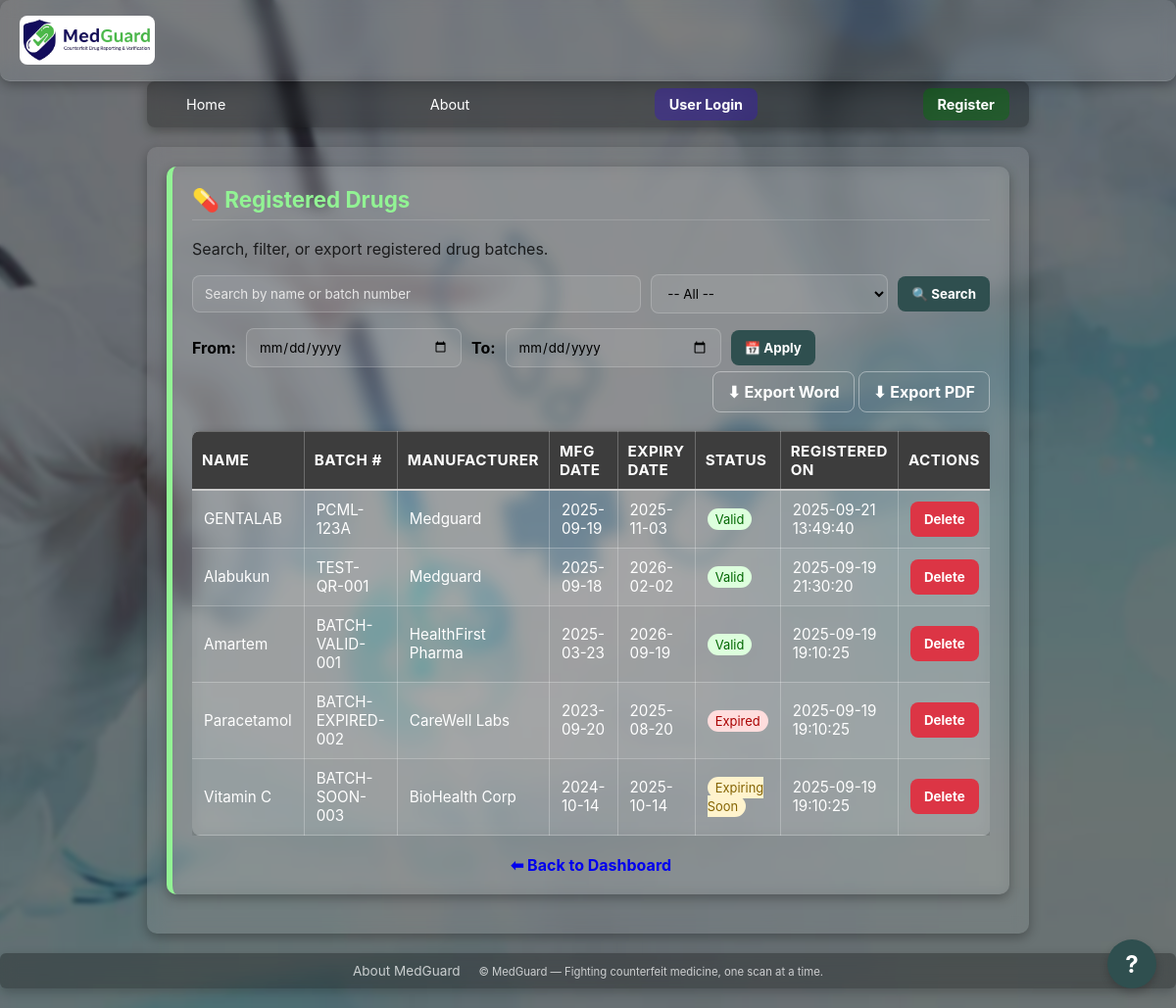
Page /admin/drugs on the earlier database version.
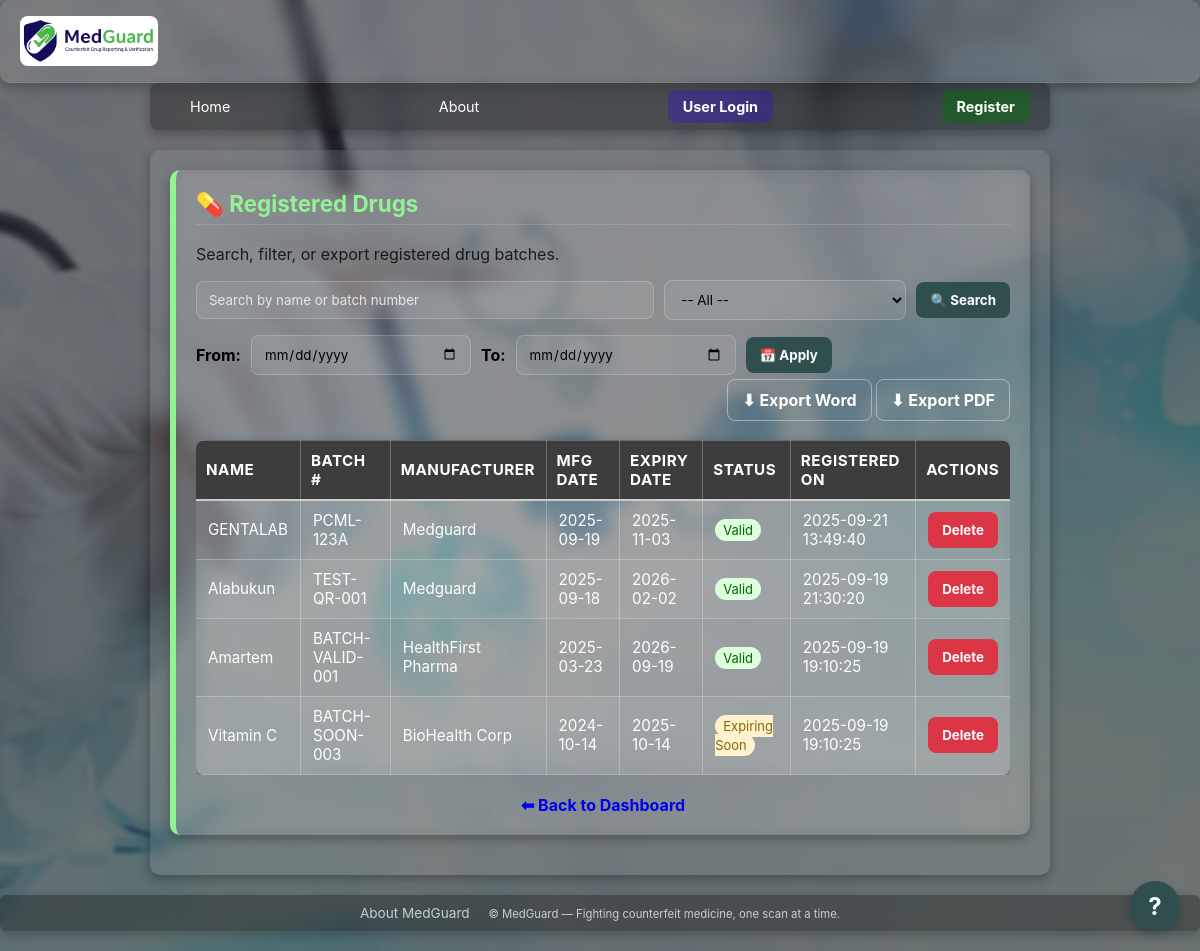
Same page on the later database version.
### tables this page shows
CREATE TABLE drugs (
            id INTEGER PRIMARY KEY AUTOINCREMENT,
            name TEXT NOT NULL,
            batch_number TEXT UNIQUE NOT NULL,
            mfg_date TEXT NOT NULL,
            expiry_date TEXT NOT NULL,
            manufacturer TEXT NOT NULL,
            created_at TEXT DEFAULT (datetime('now'))
        );

### backend/routes/admin.py (the view)
@admin_bp.get("/drugs")
def admin_drugs():
    try:
        conn = get_db()
        search = request.args.get("search", "").strip()
        status = request.args.get("status", "").strip()
        start = request.args.get("start", "").strip()
        end = request.args.get("end", "").strip()
        page = int(request.args.get("page", 1))
        per_page = 20
        offset = (page - 1) * per_page
        base_query = "FROM drugs WHERE 1=1"
        params = []
        if search:
            base_query += " AND (name LIKE ? OR batch_number LIKE ?)"
            params.extend([f"%{search}%", f"%{search}%"])
        if status == "valid":
            base_query += " AND date(expiry_date) >= date('now','localtime')"
        elif status == "expired":
            base_query += " AND date(expiry_date) < date('now','localtime')"
        elif status == "soon":
            base_query += " AND date(expiry_date) BETWEEN date('now','localtime') AND date('now','+30 day','localtime')"
        if start and end:
            base_query += " AND date(created_at) BETWEEN date(?) AND date(?)"
            params.extend([start, end])
        total = conn.execute(f"SELECT COUNT(*) {base_query}", params).fetchone()[0]
        rows = conn.execute(f"""
            SELECT id, name, batch_number, manufacturer, mfg_date, expiry_date, created_at
            {base_query}
            ORDER BY created_at DESC
            LIMIT ? OFFSET ?
        """, params + [per_page, offset]).fetchall()
        total_pages = (total + per_page - 1) // per_page
        return render_template(
            "admin_drugs.html",
            drugs=rows,
            search=search,
            status=status,
            start=start,
            end=end,
            current_date=date.today().isoformat(),
            soon_date=(date.today() + timedelta(days=30)).isoformat(),
            page=page,
            total_pages=total_pages
        )
    except Exception as e:
        print("Error in /drugs:", e)
        traceback.print_exc()
        return jsonify({"error": f"Server error: {str(e)}"}), 500

### backend/database.py (called while the page is built)
def get_db():
    if "db" not in g:
        conn = sqlite3.connect(
            cfg.DB_PATH,
            detect_types=sqlite3.PARSE_DECLTYPES,
            timeout=10
        )
        conn.row_factory = sqlite3.Row
        conn.execute("PRAGMA journal_mode=WAL;")
        g.db = conn
    return g.db

### frontend/templates/admin_drugs.html (shortened to what this page needs)
{% extends "base.html" %}
{% block content %}
<div class="panel" style="color:#000;">
  <h2>💊 Registered Drugs</h2>
  <p style="opacity:0.8;">Search, filter, or export registered drug batches.</p>
  <form method="get" action="{{ url_for('admin_api.admin_drugs') }}" class="filter-form">
    <input type="text" name="search" value="{{ search }}" placeholder="Search by name or batch number" class="input" style="flex:2; min-width:200px; color:#000;">
    <select name="status" class="input" style="flex:1; min-width:150px; color:#000;">
      <option value="">-- All --</option>
    </select>
    <button type="submit" class="btn btn-yellow">🔍 Search</button>
  </form>
  <form method="get" action="{{ url_for('admin_api.admin_drugs') }}" class="filter-form">
    <label for="start" style="font-weight:bold;">From:</label>
    <input type="date" id="start" name="start" value="{{ start }}" class="input" style="color:#000;">
    <label for="end" style="font-weight:bold;">To:</label>
    <input type="date" id="end" name="end" value="{{ end }}" class="input" style="color:#000;">
    <button type="submit" class="btn btn-yellow">📅 Apply</button>
  </form>
  <div class="export-links">
    <a href="{{ url_for('admin_api.export_drugs_word', search=search, status=status, start=start, end=end) }}" class="btn btn-outline">⬇ Export Word</a>
    <a href="{{ url_for('admin_api.export_drugs_pdf', search=search, status=status, start=start, end=end) }}" class="btn btn-outline">⬇ Export PDF</a>
  </div>
  <div style="overflow-x: auto; -webkit-overflow-scrolling: touch;">
    <table class="table" id="drugs-table" style="width:100%; border-collapse: collapse; margin-top:15px; color:#000;">
      <thead style="background:#f4f4f4;">
        <tr>
          <th style="padding:10px; border-bottom:2px solid #ccc; text-align:left;">Name</th>
          <th style="padding:10px; border-bottom:2px solid #ccc; text-align:left;">Batch #</th>
          <th style="padding:10px; border-bottom:2px solid #ccc; text-align:left;">Manufacturer</th>
          <th style="padding:10px; border-bottom:2px solid #ccc; text-align:left;">Mfg Date</th>
          <th style="padding:10px; border-bottom:2px solid #ccc; text-align:left;">Expiry Date</th>
          <th style="padding:10px; border-bottom:2px solid #ccc; text-align:left;">Status</th>
          <th style="padding:10px; border-bottom:2px solid #ccc; text-align:left;">Registered On</th>
          <th style="padding:10px; border-bottom:2px solid #ccc; text-align:left;">Actions</th>
        </tr>
      </thead>
      <tbody>
        {% for drug in drugs %}
        <tr style="border-bottom:1px solid #eee;">
          <td data-label="Name">{{ drug.name }}</td>
          <td data-label="Batch #">{{ drug.batch_number }}</td>
          <td data-label="Manufacturer">{{ drug.manufacturer }}</td>
          <td data-label="Mfg Date">{{ drug.mfg_date }}</td>
          <td data-label="Expiry Date">{{ drug.expiry_date }}</td>
          <td data-label="Status">
            {% if drug.expiry_date < current_date %}
              <span style="background:#ffdddd; color:#a00; padding:3px 8px; border-radius:12px; font-size:0.85em;">Expired</span>
            {% elif drug.expiry_date <= soon_date %}
              <span style="background:#fff3cd; color:#856404; padding:3px 8px; border-radius:12px; font-size:0.85em;">Expiring Soon</span>
            {% else %}
              <span style="background:#ddffdd; color:#060; padding:3px 8px; border-radius:12px; font-size:0.85em;">Valid</span>
            {% endif %}
          </td>
          <td data-label="Registered On">{{ drug.created_at }}</td>
          <td data-label="Actions">
              <button class="btn delete-btn" data-id="{{ drug.id }}" data-name="{{ drug.name }}">Delete</button>
          </td>
        </tr>
        {% else %}
        <tr>
          <td colspan="8" style="padding:12px; text-align:center; color:#777;">No drugs found.</td>
        </tr>
        {% endfor %}
      </tbody>
    </table>
  </div>
  <div style="margin-top:20px; text-align:center;">
    <a href="{{ url_for('admin_api.admin_dashboard') }}" class="btn">⬅ Back to Dashboard</a>
  </div>
</div>
{% endblock %}

### frontend/templates/base.html (shortened to what this page needs)
<!DOCTYPE html>
<html lang="en">
  <head>
    <link
      rel="stylesheet"
      href="{{ url_for('static', filename='styles.css') }}"
    />
  </head>
  <body>
    <header class="mg-header">
      <img
        src="{{ url_for('static', filename='images/logo.png') }}"
        alt="MedGuard Logo"
        style="height: 50px; border-radius: 8px"
      />
    </header>
    <nav class="navbar container">
      <ul class="nav-list">
        <li class="nav-item"><a href="{{ url_for('root') }}">Home</a></li>
        <li class="nav-item">
          <a href="{{ url_for('about_page') }}">About</a>
        </li>
        {% if session.admin_id %}
        <li class="nav-item">
          <form
            action="{{ url_for('admin_logout') }}"
            method="post"
            style="margin: 0"
          >
            <input type="hidden" name="csrf" value="{{ session.csrf }}" />
            <button
              type="submit"
              class="btn"
              style="background: #dc3545; color: white; width: 100%"
            >
              Admin Logout
            </button>
          </form>
        </li>
        {% else %}
        <li class="nav-item">
          <a
            href="{{ url_for('auth.login') }}"
            class="btn"
            style="background-color: #360fd358"
            >User Login</a
          >
        </li>
        <li class="nav-item">
          <a
            href="{{ url_for('auth.register') }}"
            class="btn"
            style="background-color: #04700774"
            >Register</a
          >
        </li>
        {% endif %}
      </ul>
    </nav>
    <main class="container">{% block content %}{% endblock %}</main>
    <footer class="mg-footer">
      <a
        href="{{ url_for('about_page') }}"
        style="color: #eee; text-decoration: none; margin-right: 15px"
        >About MedGuard</a
      >
      <small
        >© MedGuard — Fighting counterfeit medicine, one scan at a time.</small
      >
    </footer>
    <button id="chat-toggle-btn">?</button>
  </body>
</html>

### frontend/static/styles.css (style rules this page uses)
:root { --mg-green: #2f4f4f; --mg-yellow: #92f394; --mg-white: #ffffff; --mg-red: #b45e19; --mg-success: #28a745; }
* { box-sizing: border-box; font-family: Inter, system-ui, -apple-system, Segoe UI, Roboto, Arial, sans-serif; }
body { margin: 0; background: var(--mg-green); color: var(--mg-white); }
.mg-header { display: flex; align-items: center; justify-content: space-between; gap: 12px; padding: 16px 20px; border-bottom: 1px solid rgba(255, 255, 255, 0.1); }
.container { padding: 20px; max-width: 900px; margin: 0 auto; }
.panel { background: rgba(255, 255, 255, 0.05); border-radius: 12px; padding: 20px; margin-bottom: 20px; box-shadow: 0 4px 12px rgba(0, 0, 0, 0.15); border-left: 6px solid var(--mg-yellow); }
.panel h2 { margin-top: 0; color: var(--mg-yellow); font-size: 1.4rem; border-bottom: 1px solid rgba(255, 255, 255, 0.15); padding-bottom: 6px; }
.input { padding: 10px 12px; border-radius: 8px; border: 1px solid rgba(255, 255, 255, 0.2); background: rgba(255, 255, 255, 0.08); color: var(--mg-white); min-width: 220px; }
.input::placeholder { color: #e7e7e7; }
.btn { cursor: pointer; border: none; border-radius: 8px; padding: 10px 14px; font-weight: 700; transition: all 0.2s ease; text-decoration: none !important; }
a.btn { text-decoration: none !important; }
.btn-yellow { background: var(--mg-green); color: #fff; }
.btn-outline { background: transparent; color: var(--mg-white); border: 1px solid rgba(255, 255, 255, 0.4); }
.navbar { padding: 0; position: relative; z-index: 1000; }
.nav-list { list-style: none; padding: 0; margin: 0; display: flex; align-items: center; justify-content: space-between; }
.nav-item a, .nav-item .btn { color: white; text-decoration: none; padding: 10px 15px; display: block; transition: background 0.2s; font-size: 0.9rem; }
.mg-footer { padding: 20px; text-align: center; opacity: 0.75; }
.table { width: 100%; border-collapse: collapse; margin-top: 10px; font-size: 0.95em; background: rgba(255, 255, 255, 0.08); backdrop-filter: blur(8px); border-radius: 8px; overflow: hidden; box-shadow: 0 2px 8px rgba(0, 0, 0, 0.25); }
.table th, .table td { border: 1px solid rgba(255, 255, 255, 0.25); padding: 10px 12px; text-align: left; color: var(--mg-white); }
.table th { background: rgba(0, 0, 0, 0.75); font-weight: bold; text-transform: uppercase; letter-spacing: 0.5px; border-bottom: 2px solid var(--mg-yellow); }
.table th:first-child, .table td:first-child { border-left: none; }
.table th:last-child, .table td:last-child { border-right: none; }
.table tr:nth-child(even) { background: rgba(255, 255, 255, 0.05); }

### frontend/templates/admin_drugs.html (style rules this page uses)
.filter-form { margin-bottom: 15px; display: flex; gap: 10px; flex-wrap: wrap; align-items: center; }
.export-links { margin-bottom: 15px; text-align: right; }
.delete-btn { background-color: #dc3545; color: white; border: none; }

Differences in the rows shown:
removed drugs: name "Paracetamol", batch_number "BATCH-EXPIRED-002", manufacturer "CareWell Labs", mfg_date "2023-09-20", expiry_date "2025-08-20", shows "Expired", created_at "2025-09-19 19:10:25"
